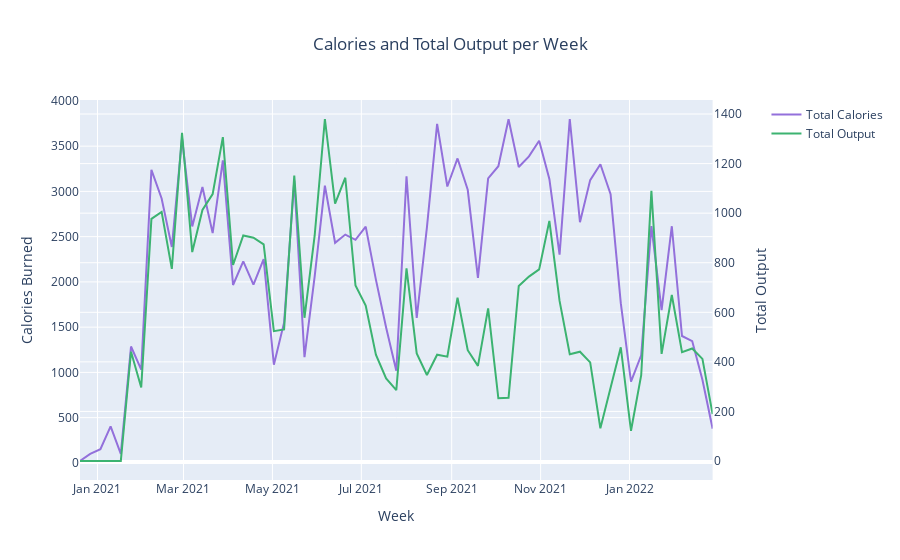

Notebook code cell kept with this figure:
### Markdown cell above
## Step 3: Create our plot

Now that we have our data grouped as we'd like to see it, lets plot it using plotly. Since Dash is built on top of plotly, we will be able to use this figure in our web app later.

### Code cell
def create_timeseries_figure(df: pd.DataFrame, frequency = "W") -> go.Figure:
    """
    Creates a timeseries figure with two subplots. The first subplot graphs the Total Output for the week.
    The second subplot graphs the Calories Burned for the week.

    Parameters
    ----------
        df : pd.DataFrame The dataframe to be plotted.
        frequency : str The frequency of the group. Default is weekly.
    
    Returns
    -------
        go.Figure: The figure to be plotted.
    """
    switcher = {
        'D': 'Day',
        'W': 'Week',
        'M': 'Month'
    }
    freq = switcher.get(frequency, 'Week')
    line = make_subplots(specs=[[{"secondary_y": True}]])
    line.add_trace(go.Scatter(x=df['Workout Timestamp'], y=df['Calories Burned'],
                                marker=dict(size=10, color='MediumPurple'),
                                name='Total Calories'
                            ),
                            secondary_y=False
    )
    line.add_trace(go.Scatter(x=df['Workout Timestamp'], y=df['Total Output'],
                                marker=dict(size=10, color='MediumSeaGreen'),
                                name='Total Output'
                            ),
                    secondary_y=True
    )

    line.update_layout(
        title=f"Calories and Total Output per {freq}",
        title_x=0.5,
        yaxis_title="Calories Burned",
    )

    line.update_yaxes(title_text="Total Output", secondary_y=True)
    line.update_yaxes(title_text="Calories Burned", secondary_y=False)
    line.update_xaxes(title=f"{freq}")
    return line
create_timeseries_figure(group_data_by_timestamp())

### Figure 1 — Plotly figure (JSON) as saved in the notebook; plotly's stock layout.template omitted (floating-point values rounded to 4 significant figures)
{"data": [{"marker": {"color": "MediumPurple", "size": 10}, "name": "Total Calories", "type": "scatter", "x": ["2020-12-20T00:00:00", "2020-12-27T00:00:00", "2021-01-03T00:00:00", "2021-01-10T00:00:00", "2021-01-17T00:00:00", "2021-01-24T00:00:00", "2021-01-31T00:00:00", "2021-02-07T00:00:00", "2021-02-14T00:00:00", "2021-02-21T00:00:00", "2021-02-28T00:00:00", "2021-03-07T00:00:00", "2021-03-14T00:00:00", "2021-03-21T00:00:00", "2021-03-28T00:00:00", "2021-04-04T00:00:00", "2021-04-11T00:00:00", "2021-04-18T00:00:00", "2021-04-25T00:00:00", "2021-05-02T00:00:00", "2021-05-09T00:00:00", "2021-05-16T00:00:00", "2021-05-23T00:00:00", "2021-05-30T00:00:00", "2021-06-06T00:00:00", "2021-06-13T00:00:00", "2021-06-20T00:00:00", "2021-06-27T00:00:00", "2021-07-04T00:00:00", "2021-07-11T00:00:00", "2021-07-18T00:00:00", "2021-07-25T00:00:00", "2021-08-01T00:00:00", "2021-08-08T00:00:00", "2021-08-15T00:00:00", "2021-08-22T00:00:00", "2021-08-29T00:00:00", "2021-09-05T00:00:00", "2021-09-12T00:00:00", "2021-09-19T00:00:00", "2021-09-26T00:00:00", "2021-10-03T00:00:00", "2021-10-10T00:00:00", "2021-10-17T00:00:00", "2021-10-24T00:00:00", "2021-10-31T00:00:00", "2021-11-07T00:00:00", "2021-11-14T00:00:00", "2021-11-21T00:00:00", "2021-11-28T00:00:00", "2021-12-05T00:00:00", "2021-12-12T00:00:00", "2021-12-19T00:00:00", "2021-12-26T00:00:00", "2022-01-02T00:00:00", "2022-01-09T00:00:00", "2022-01-16T00:00:00", "2022-01-23T00:00:00", "2022-01-30T00:00:00", "2022-02-06T00:00:00", "2022-02-13T00:00:00", "2022-02-20T00:00:00", "2022-02-27T00:00:00"], "xaxis": "x", "y": [21, 100, 151, 403, 100, 1286, 1030, 3238, 2922, 2386, 3586, 2612, 3048, 2539, 3344, 1966, 2226, 1970, 2252, 1085, 1549, 3121, 1169, 2060, 3063, 2432, 2523, 2465, 2611, 2025, 1496, 1018, 3167, 1601, 2603, 3746, 3054, 3364, 3018, 2044, 3143, 3278, 3797, 3270, 3387, 3559, 3138, 2302, 3800, 2659, 3125, 3300, 2969, 1765, 898, 1188, 2616, 1689, 2615, 1402, 1346, 918, 378], "yaxis": "y"}, {"marker": {"color": "MediumSeaGreen", "size": 10}, "name": "Total Output", "type": "scatter", "x": ["2020-12-20T00:00:00", "2020-12-27T00:00:00", "2021-01-03T00:00:00", "2021-01-10T00:00:00", "2021-01-17T00:00:00", "2021-01-24T00:00:00", "2021-01-31T00:00:00", "2021-02-07T00:00:00", "2021-02-14T00:00:00", "2021-02-21T00:00:00", "2021-02-28T00:00:00", "2021-03-07T00:00:00", "2021-03-14T00:00:00", "2021-03-21T00:00:00", "2021-03-28T00:00:00", "2021-04-04T00:00:00", "2021-04-11T00:00:00", "2021-04-18T00:00:00", "2021-04-25T00:00:00", "2021-05-02T00:00:00", "2021-05-09T00:00:00", "2021-05-16T00:00:00", "2021-05-23T00:00:00", "2021-05-30T00:00:00", "2021-06-06T00:00:00", "2021-06-13T00:00:00", "2021-06-20T00:00:00", "2021-06-27T00:00:00", "2021-07-04T00:00:00", "2021-07-11T00:00:00", "2021-07-18T00:00:00", "2021-07-25T00:00:00", "2021-08-01T00:00:00", "2021-08-08T00:00:00", "2021-08-15T00:00:00", "2021-08-22T00:00:00", "2021-08-29T00:00:00", "2021-09-05T00:00:00", "2021-09-12T00:00:00", "2021-09-19T00:00:00", "2021-09-26T00:00:00", "2021-10-03T00:00:00", "2021-10-10T00:00:00", "2021-10-17T00:00:00", "2021-10-24T00:00:00", "2021-10-31T00:00:00", "2021-11-07T00:00:00", "2021-11-14T00:00:00", "2021-11-21T00:00:00", "2021-11-28T00:00:00", "2021-12-05T00:00:00", "2021-12-12T00:00:00", "2021-12-19T00:00:00", "2021-12-26T00:00:00", "2022-01-02T00:00:00", "2022-01-09T00:00:00", "2022-01-16T00:00:00", "2022-01-23T00:00:00", "2022-01-30T00:00:00", "2022-02-06T00:00:00", "2022-02-13T00:00:00", "2022-02-20T00:00:00", "2022-02-27T00:00:00"], "xaxis": "x", "y": [0, 0, 0, 0, 0, 441, 297, 977, 1005, 775, 1324, 843, 1013, 1077, 1307, 791, 910, 901, 874, 524, 531, 1152, 578, 910, 1380, 1039, 1143, 708, 627, 429, 333, 286, 777, 434, 347, 429, 421, 659, 447, 384, 616, 253, 255, 706, 744, 773, 969, 646, 431, 441, 398, 132, 292, 459, 122, 346, 1090, 432, 670, 439, 454, 412, 189], "yaxis": "y2"}], "layout": {"title": {"text": "Calories and Total Output per Week", "x": 0.5}, "xaxis": {"anchor": "y", "domain": [0, 0.94], "title": {"text": "Week"}}, "yaxis": {"anchor": "x", "domain": [0, 1], "title": {"text": "Calories Burned"}}, "yaxis2": {"anchor": "x", "overlaying": "y", "side": "right", "title": {"text": "Total Output"}}}}
